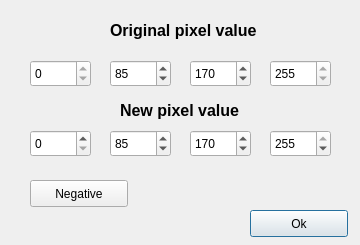
<?xml version="1.0" encoding="UTF-8"?>
<ui version="4.0">
 <class>PixelTForm</class>
 <widget class="QDialog" name="PixelTForm">
  <property name="geometry">
   <rect>
    <x>0</x>
    <y>0</y>
    <width>360</width>
    <height>245</height>
   </rect>
  </property>
  <property name="windowTitle">
   <string>Set pixel transformation</string>
  </property>
  <widget class="QSpinBox" name="origPixelBox1">
   <property name="enabled">
    <bool>true</bool>
   </property>
   <property name="geometry">
    <rect>
     <x>30</x>
     <y>60</y>
     <width>61</width>
     <height>27</height>
    </rect>
   </property>
   <property name="readOnly">
    <bool>true</bool>
   </property>
   <property name="maximum">
    <number>255</number>
   </property>
  </widget>
  <widget class="QSpinBox" name="origPixelBox4">
   <property name="enabled">
    <bool>true</bool>
   </property>
   <property name="geometry">
    <rect>
     <x>270</x>
     <y>60</y>
     <width>61</width>
     <height>27</height>
    </rect>
   </property>
   <property name="readOnly">
    <bool>true</bool>
   </property>
   <property name="maximum">
    <number>255</number>
   </property>
   <property name="value">
    <number>255</number>
   </property>
  </widget>
  <widget class="QSpinBox" name="origPixelBox2">
   <property name="enabled">
    <bool>true</bool>
   </property>
   <property name="geometry">
    <rect>
     <x>110</x>
     <y>60</y>
     <width>61</width>
     <height>27</height>
    </rect>
   </property>
   <property name="readOnly">
    <bool>false</bool>
   </property>
   <property name="maximum">
    <number>255</number>
   </property>
   <property name="value">
    <number>85</number>
   </property>
  </widget>
  <widget class="QSpinBox" name="origPixelBox3">
   <property name="enabled">
    <bool>true</bool>
   </property>
   <property name="geometry">
    <rect>
     <x>190</x>
     <y>60</y>
     <width>61</width>
     <height>27</height>
    </rect>
   </property>
   <property name="readOnly">
    <bool>false</bool>
   </property>
   <property name="maximum">
    <number>255</number>
   </property>
   <property name="value">
    <number>170</number>
   </property>
  </widget>
  <widget class="QSpinBox" name="newPixelBox4">
   <property name="enabled">
    <bool>true</bool>
   </property>
   <property name="geometry">
    <rect>
     <x>270</x>
     <y>130</y>
     <width>61</width>
     <height>27</height>
    </rect>
   </property>
   <property name="readOnly">
    <bool>false</bool>
   </property>
   <property name="maximum">
    <number>255</number>
   </property>
   <property name="value">
    <number>255</number>
   </property>
  </widget>
  <widget class="QSpinBox" name="newPixelBox2">
   <property name="enabled">
    <bool>true</bool>
   </property>
   <property name="geometry">
    <rect>
     <x>110</x>
     <y>130</y>
     <width>61</width>
     <height>27</height>
    </rect>
   </property>
   <property name="readOnly">
    <bool>false</bool>
   </property>
   <property name="maximum">
    <number>255</number>
   </property>
   <property name="value">
    <number>85</number>
   </property>
  </widget>
  <widget class="QSpinBox" name="newPixelBox3">
   <property name="enabled">
    <bool>true</bool>
   </property>
   <property name="geometry">
    <rect>
     <x>190</x>
     <y>130</y>
     <width>61</width>
     <height>27</height>
    </rect>
   </property>
   <property name="readOnly">
    <bool>false</bool>
   </property>
   <property name="maximum">
    <number>255</number>
   </property>
   <property name="value">
    <number>170</number>
   </property>
  </widget>
  <widget class="QSpinBox" name="newPixelBox1">
   <property name="enabled">
    <bool>true</bool>
   </property>
   <property name="geometry">
    <rect>
     <x>30</x>
     <y>130</y>
     <width>61</width>
     <height>27</height>
    </rect>
   </property>
   <property name="readOnly">
    <bool>false</bool>
   </property>
   <property name="maximum">
    <number>255</number>
   </property>
  </widget>
  <widget class="QLabel" name="origLabel">
   <property name="geometry">
    <rect>
     <x>110</x>
     <y>20</y>
     <width>161</width>
     <height>21</height>
    </rect>
   </property>
   <property name="text">
    <string>&lt;html&gt;&lt;head/&gt;&lt;body&gt;&lt;p&gt;&lt;span style=&quot; font-size:12pt; font-weight:600;&quot;&gt;Original pixel value&lt;/span&gt;&lt;/p&gt;&lt;/body&gt;&lt;/html&gt;</string>
   </property>
   <property name="textFormat">
    <enum>Qt::RichText</enum>
   </property>
  </widget>
  <widget class="QLabel" name="origLabel_2">
   <property name="geometry">
    <rect>
     <x>120</x>
     <y>100</y>
     <width>131</width>
     <height>21</height>
    </rect>
   </property>
   <property name="text">
    <string>&lt;html&gt;&lt;head/&gt;&lt;body&gt;&lt;p&gt;&lt;span style=&quot; font-size:12pt; font-weight:600;&quot;&gt;New pixel value&lt;/span&gt;&lt;/p&gt;&lt;/body&gt;&lt;/html&gt;</string>
   </property>
   <property name="textFormat">
    <enum>Qt::RichText</enum>
   </property>
  </widget>
  <widget class="QPushButton" name="okButton">
   <property name="geometry">
    <rect>
     <x>250</x>
     <y>210</y>
     <width>98</width>
     <height>27</height>
    </rect>
   </property>
   <property name="text">
    <string>Ok</string>
   </property>
  </widget>
  <widget class="QPushButton" name="negativeButton">
   <property name="geometry">
    <rect>
     <x>30</x>
     <y>180</y>
     <width>98</width>
     <height>27</height>
    </rect>
   </property>
   <property name="text">
    <string>Negative</string>
   </property>
   <property name="checkable">
    <bool>false</bool>
   </property>
  </widget>
 </widget>
 <tabstops>
  <tabstop>origPixelBox1</tabstop>
  <tabstop>origPixelBox2</tabstop>
  <tabstop>origPixelBox3</tabstop>
  <tabstop>origPixelBox4</tabstop>
  <tabstop>newPixelBox1</tabstop>
  <tabstop>newPixelBox2</tabstop>
  <tabstop>newPixelBox3</tabstop>
  <tabstop>newPixelBox4</tabstop>
  <tabstop>okButton</tabstop>
 </tabstops>
 <resources/>
 <connections/>
</ui>
